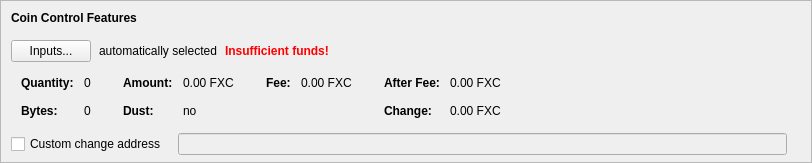
    <widget class="QFrame" name="frameCoinControl">
     <property name="sizePolicy">
      <sizepolicy hsizetype="Expanding" vsizetype="Expanding">
       <horstretch>0</horstretch>
       <verstretch>0</verstretch>
      </sizepolicy>
     </property>
     <property name="maximumSize">
      <size>
       <width>16777215</width>
       <height>16777215</height>
      </size>
     </property>
     <property name="frameShape">
      <enum>QFrame::StyledPanel</enum>
     </property>
     <property name="frameShadow">
      <enum>QFrame::Sunken</enum>
     </property>
     <layout class="QVBoxLayout" name="verticalLayoutCoinControl2">
      <property name="spacing">
       <number>0</number>
      </property>
      <property name="leftMargin">
       <number>0</number>
      </property>
      <property name="topMargin">
       <number>0</number>
      </property>
      <property name="rightMargin">
       <number>0</number>
      </property>
      <property name="bottomMargin">
       <number>6</number>
      </property>
      <item>
       <layout class="QVBoxLayout" name="verticalLayoutCoinControl" stretch="0,0,0,0,1">
        <property name="spacing">
         <number>0</number>
        </property>
        <property name="leftMargin">
         <number>10</number>
        </property>
        <property name="topMargin">
         <number>10</number>
        </property>
        <item>
         <layout class="QHBoxLayout" name="horizontalLayoutCoinControl1">
          <property name="bottomMargin">
           <number>15</number>
          </property>
          <item>
           <widget class="QLabel" name="labelCoinControlFeatures">
            <property name="sizePolicy">
             <sizepolicy hsizetype="Preferred" vsizetype="Maximum">
              <horstretch>0</horstretch>
              <verstretch>0</verstretch>
             </sizepolicy>
            </property>
            <property name="font">
             <font>
              <weight>75</weight>
              <bold>true</bold>
             </font>
            </property>
            <property name="styleSheet">
             <string notr="true">font-weight:bold;</string>
            </property>
            <property name="text">
             <string>Coin Control Features</string>
            </property>
           </widget>
          </item>
         </layout>
        </item>
        <item>
         <layout class="QHBoxLayout" name="horizontalLayoutCoinControl2" stretch="0,0,0,0">
          <property name="spacing">
           <number>8</number>
          </property>
          <property name="bottomMargin">
           <number>10</number>
          </property>
          <item>
           <widget class="QPushButton" name="pushButtonCoinControl">
            <property name="styleSheet">
             <string notr="true"/>
            </property>
            <property name="text">
             <string>Inputs...</string>
            </property>
            <property name="autoDefault">
             <bool>false</bool>
            </property>
           </widget>
          </item>
          <item>
           <widget class="QLabel" name="labelCoinControlAutomaticallySelected">
            <property name="text">
             <string>automatically selected</string>
            </property>
            <property name="margin">
             <number>5</number>
            </property>
           </widget>
          </item>
          <item>
           <widget class="QLabel" name="labelCoinControlInsuffFunds">
            <property name="font">
             <font>
              <weight>75</weight>
              <bold>true</bold>
             </font>
            </property>
            <property name="styleSheet">
             <string notr="true">color:red;font-weight:bold;</string>
            </property>
            <property name="text">
             <string>Insufficient funds!</string>
            </property>
            <property name="margin">
             <number>5</number>
            </property>
           </widget>
          </item>
          <item>
           <spacer name="horizontalSpacerCoinControl">
            <property name="orientation">
             <enum>Qt::Horizontal</enum>
            </property>
            <property name="sizeHint" stdset="0">
             <size>
              <width>40</width>
              <height>1</height>
             </size>
            </property>
           </spacer>
          </item>
         </layout>
        </item>
        <item>
         <widget class="QWidget" name="widgetCoinControl" native="true">
          <property name="sizePolicy">
           <sizepolicy hsizetype="Preferred" vsizetype="Preferred">
            <horstretch>0</horstretch>
            <verstretch>0</verstretch>
           </sizepolicy>
          </property>
          <property name="minimumSize">
           <size>
            <width>0</width>
            <height>0</height>
           </size>
          </property>
          <property name="styleSheet">
           <string notr="true"/>
          </property>
          <layout class="QHBoxLayout" name="horizontalLayoutCoinControl5">
           <property name="leftMargin">
            <number>0</number>
           </property>
           <property name="topMargin">
            <number>0</number>
           </property>
           <property name="rightMargin">
            <number>0</number>
           </property>
           <property name="bottomMargin">
            <number>0</number>
           </property>
           <item>
            <layout class="QHBoxLayout" name="horizontalLayoutCoinControl3" stretch="0,0,0,1">
             <property name="spacing">
              <number>20</number>
             </property>
             <property name="topMargin">
              <number>0</number>
             </property>
             <property name="bottomMargin">
              <number>10</number>
             </property>
             <item>
              <layout class="QFormLayout" name="formLayoutCoinControl1">
               <property name="horizontalSpacing">
                <number>10</number>
               </property>
               <property name="verticalSpacing">
                <number>14</number>
               </property>
               <property name="leftMargin">
                <number>10</number>
               </property>
               <property name="topMargin">
                <number>4</number>
               </property>
               <property name="rightMargin">
                <number>6</number>
               </property>
               <item row="0" column="0">
                <widget class="QLabel" name="labelCoinControlQuantityText">
                 <property name="font">
                  <font>
                   <weight>75</weight>
                   <bold>true</bold>
                  </font>
                 </property>
                 <property name="text">
                  <string>Quantity:</string>
                 </property>
                 <property name="margin">
                  <number>0</number>
                 </property>
                </widget>
               </item>
               <item row="0" column="1">
                <widget class="QLabel" name="labelCoinControlQuantity">
                 <property name="cursor">
                  <cursorShape>IBeamCursor</cursorShape>
                 </property>
                 <property name="contextMenuPolicy">
                  <enum>Qt::ActionsContextMenu</enum>
                 </property>
                 <property name="text">
                  <string notr="true">0</string>
                 </property>
                 <property name="margin">
                  <number>0</number>
                 </property>
                 <property name="textInteractionFlags">
                  <set>Qt::LinksAccessibleByMouse|Qt::TextSelectableByKeyboard|Qt::TextSelectableByMouse</set>
                 </property>
                </widget>
               </item>
               <item row="1" column="0">
                <widget class="QLabel" name="labelCoinControlBytesText">
                 <property name="font">
                  <font>
                   <weight>75</weight>
                   <bold>true</bold>
                  </font>
                 </property>
                 <property name="text">
                  <string>Bytes:</string>
                 </property>
                </widget>
               </item>
               <item row="1" column="1">
                <widget class="QLabel" name="labelCoinControlBytes">
                 <property name="cursor">
                  <cursorShape>IBeamCursor</cursorShape>
                 </property>
                 <property name="contextMenuPolicy">
                  <enum>Qt::ActionsContextMenu</enum>
                 </property>
                 <property name="text">
                  <string notr="true">0</string>
                 </property>
                 <property name="textInteractionFlags">
                  <set>Qt::LinksAccessibleByMouse|Qt::TextSelectableByKeyboard|Qt::TextSelectableByMouse</set>
                 </property>
                </widget>
               </item>
              </layout>
             </item>
             <item>
              <layout class="QFormLayout" name="formLayoutCoinControl2">
               <property name="horizontalSpacing">
                <number>10</number>
               </property>
               <property name="verticalSpacing">
                <number>14</number>
               </property>
               <property name="leftMargin">
                <number>6</number>
               </property>
               <property name="topMargin">
                <number>4</number>
               </property>
               <property name="rightMargin">
                <number>6</number>
               </property>
               <item row="0" column="0">
                <widget class="QLabel" name="labelCoinControlAmountText">
                 <property name="font">
                  <font>
                   <weight>75</weight>
                   <bold>true</bold>
                  </font>
                 </property>
                 <property name="text">
                  <string>Amount:</string>
                 </property>
                 <property name="margin">
                  <number>0</number>
                 </property>
                </widget>
               </item>
               <item row="0" column="1">
                <widget class="QLabel" name="labelCoinControlAmount">
                 <property name="cursor">
                  <cursorShape>IBeamCursor</cursorShape>
                 </property>
                 <property name="contextMenuPolicy">
                  <enum>Qt::ActionsContextMenu</enum>
                 </property>
                 <property name="text">
                  <string notr="true">0.00 FXC</string>
                 </property>
                 <property name="textInteractionFlags">
                  <set>Qt::LinksAccessibleByMouse|Qt::TextSelectableByKeyboard|Qt::TextSelectableByMouse</set>
                 </property>
                </widget>
               </item>
               <item row="1" column="0">
                <widget class="QLabel" name="labelCoinControlLowOutputText">
                 <property name="font">
                  <font>
                   <weight>75</weight>
                   <bold>true</bold>
                  </font>
                 </property>
                 <property name="text">
                  <string>Dust:</string>
                 </property>
                </widget>
               </item>
               <item row="1" column="1">
                <widget class="QLabel" name="labelCoinControlLowOutput">
                 <property name="cursor">
                  <cursorShape>IBeamCursor</cursorShape>
                 </property>
                 <property name="contextMenuPolicy">
                  <enum>Qt::ActionsContextMenu</enum>
                 </property>
                 <property name="text">
                  <string notr="true">no</string>
                 </property>
                 <property name="textInteractionFlags">
                  <set>Qt::LinksAccessibleByMouse|Qt::TextSelectableByKeyboard|Qt::TextSelectableByMouse</set>
                 </property>
                </widget>
               </item>
              </layout>
             </item>
             <item>
              <layout class="QFormLayout" name="formLayoutCoinControl3">
               <property name="horizontalSpacing">
                <number>10</number>
               </property>
               <property name="verticalSpacing">
                <number>14</number>
               </property>
               <property name="leftMargin">
                <number>6</number>
               </property>
               <property name="topMargin">
                <number>4</number>
               </property>
               <property name="rightMargin">
                <number>6</number>
               </property>
               <item row="0" column="0">
                <widget class="QLabel" name="labelCoinControlFeeText">
                 <property name="font">
                  <font>
                   <weight>75</weight>
                   <bold>true</bold>
                  </font>
                 </property>
                 <property name="text">
                  <string>Fee:</string>
                 </property>
                 <property name="margin">
                  <number>0</number>
                 </property>
                </widget>
               </item>
               <item row="0" column="1">
                <widget class="QLabel" name="labelCoinControlFee">
                 <property name="cursor">
                  <cursorShape>IBeamCursor</cursorShape>
                 </property>
                 <property name="contextMenuPolicy">
                  <enum>Qt::ActionsContextMenu</enum>
                 </property>
                 <property name="text">
                  <string notr="true">0.00 FXC</string>
                 </property>
                 <property name="textInteractionFlags">
                  <set>Qt::LinksAccessibleByMouse|Qt::TextSelectableByKeyboard|Qt::TextSelectableByMouse</set>
                 </property>
                </widget>
               </item>
             </layout>
             </item>
             <item>
              <layout class="QFormLayout" name="formLayoutCoinControl4">
               <property name="horizontalSpacing">
                <number>10</number>
               </property>
               <property name="verticalSpacing">
                <number>14</number>
               </property>
               <property name="leftMargin">
                <number>6</number>
               </property>
               <property name="topMargin">
                <number>4</number>
               </property>
               <property name="rightMargin">
                <number>6</number>
               </property>
               <item row="0" column="0">
                <widget class="QLabel" name="labelCoinControlAfterFeeText">
                 <property name="font">
                  <font>
                   <weight>75</weight>
                   <bold>true</bold>
                  </font>
                 </property>
                 <property name="text">
                  <string>After Fee:</string>
                 </property>
                 <property name="margin">
                  <number>0</number>
                 </property>
                </widget>
               </item>
               <item row="0" column="1">
                <widget class="QLabel" name="labelCoinControlAfterFee">
                 <property name="cursor">
                  <cursorShape>IBeamCursor</cursorShape>
                 </property>
                 <property name="contextMenuPolicy">
                  <enum>Qt::ActionsContextMenu</enum>
                 </property>
                 <property name="text">
                  <string notr="true">0.00 FXC</string>
                 </property>
                 <property name="textInteractionFlags">
                  <set>Qt::LinksAccessibleByMouse|Qt::TextSelectableByKeyboard|Qt::TextSelectableByMouse</set>
                 </property>
                </widget>
               </item>
               <item row="1" column="0">
                <widget class="QLabel" name="labelCoinControlChangeText">
                 <property name="font">
                  <font>
                   <weight>75</weight>
                   <bold>true</bold>
                  </font>
                 </property>
                 <property name="text">
                  <string>Change:</string>
                 </property>
                </widget>
               </item>
               <item row="1" column="1">
                <widget class="QLabel" name="labelCoinControlChange">
                 <property name="cursor">
                  <cursorShape>IBeamCursor</cursorShape>
                 </property>
                 <property name="contextMenuPolicy">
                  <enum>Qt::ActionsContextMenu</enum>
                 </property>
                 <property name="text">
                  <string notr="true">0.00 FXC</string>
                 </property>
                 <property name="textInteractionFlags">
                  <set>Qt::LinksAccessibleByMouse|Qt::TextSelectableByKeyboard|Qt::TextSelectableByMouse</set>
                 </property>
                </widget>
               </item>
              </layout>
             </item>
            </layout>
           </item>
          </layout>
         </widget>
        </item>
        <item>
         <layout class="QHBoxLayout" name="horizontalLayoutCoinControl4" stretch="0,0,0">
          <property name="spacing">
           <number>12</number>
          </property>
          <property name="sizeConstraint">
           <enum>QLayout::SetDefaultConstraint</enum>
          </property>
          <property name="topMargin">
           <number>5</number>
          </property>
          <property name="rightMargin">
           <number>5</number>
          </property>
          <item>
           <widget class="QCheckBox" name="checkBoxCoinControlChange">
            <property name="toolTip">
             <string>If this is activated, but the change address is empty or invalid, change will be sent to a newly generated address.</string>
            </property>
            <property name="text">
             <string>Custom change address</string>
            </property>
           </widget>
          </item>
          <item>
           <widget class="QValidatedLineEdit" name="lineEditCoinControlChange">
            <property name="enabled">
             <bool>false</bool>
            </property>
            <property name="sizePolicy">
             <sizepolicy hsizetype="Expanding" vsizetype="Fixed">
              <horstretch>0</horstretch>
              <verstretch>0</verstretch>
             </sizepolicy>
            </property>
           </widget>
          </item>
          <item>
           <widget class="QLabel" name="labelCoinControlChangeLabel">
            <property name="sizePolicy">
             <sizepolicy hsizetype="Preferred" vsizetype="Expanding">
              <horstretch>0</horstretch>
              <verstretch>0</verstretch>
             </sizepolicy>
            </property>
            <property name="minimumSize">
             <size>
              <width>0</width>
              <height>0</height>
             </size>
            </property>
            <property name="text">
             <string/>
            </property>
            <property name="margin">
             <number>3</number>
            </property>
           </widget>
          </item>
         </layout>
        </item>
        <item>
         <spacer name="verticalSpacerCoinControl">
          <property name="orientation">
           <enum>Qt::Vertical</enum>
          </property>
          <property name="sizeHint" stdset="0">
           <size>
            <width>800</width>
            <height>1</height>
           </size>
          </property>
         </spacer>
        </item>
       </layout>
      </item>
     </layout>
    </widget>
